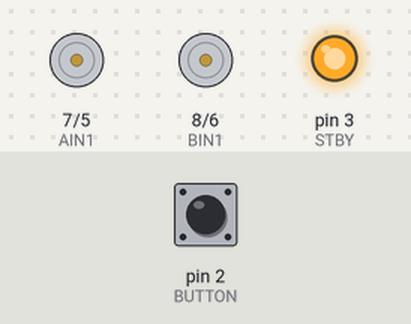
Recording of a sketch running on a simulated Arduino Uno, built with avr-gcc and run on an emulated ATmega328P. On the bench: direction and speed pins drawn as motors (green arrow = direction pin HIGH = forward, orange = LOW = backward, longer = more drive, stopped while the standby pin is LOW), output pins drawn as LEDs (lit = HIGH). The test bench sets the inputs (shaded band); at power-on: pin 2 (BUTTON) HIGH.

Above: at 0.8 s.
0.9 s: pin 2 (BUTTON) pulled LOW for 0.15 s
At 2.4 s:
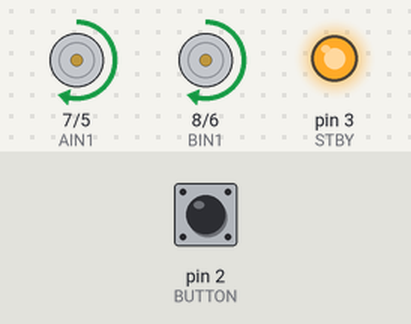
At 8.6 s:
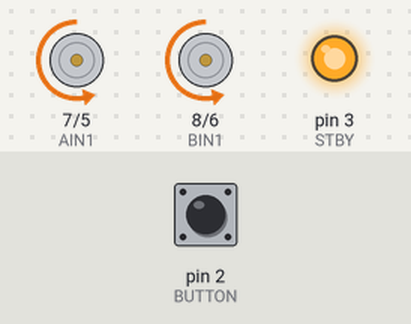
Timing chart, 0 to 13.0 s (numbered marks = the images above; inputs shaded):
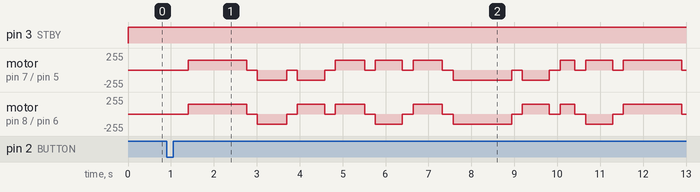

The sketch:

r03_name.ino
```cpp
// R3 part 2: spell a name, one function per letter
// ---- motor pins (ELEGOO Smart Robot Car V4, TB6612 driver) ----
const int STBY = 3;   // standby: HIGH lets the motors run
const int PWMA = 5;   // right motors: speed (0-255)
const int AIN1 = 7;   // right motors: direction (HIGH = forward)
const int PWMB = 6;   // left motors: speed (0-255)
const int BIN1 = 8;   // left motors: direction (HIGH = forward)
const int BUTTON = 2;  // the MODE button on the car
const int SPEED = 150;
const float CM_PER_SEC = 29.3;    // from your calibration in R2 (this is the virtual car)
const float MS_PER_DEGREE = 7.0;  // your 90-degree TURN_MS divided by 90

void setup() {
  pinMode(BUTTON, INPUT_PULLUP);
  pinMode(STBY, OUTPUT);
  pinMode(PWMA, OUTPUT);
  pinMode(AIN1, OUTPUT);
  pinMode(PWMB, OUTPUT);
  pinMode(BIN1, OUTPUT);
  digitalWrite(STBY, HIGH);   // wake up the motor driver
  waitForButton();

  letterH();
  space();
  letterI();
  space();
  letterL();
}

void loop() {
}

// ---- letters: 40 cm tall, 20 cm wide ----
// each one starts at its bottom-left corner facing up
// and ends at its bottom-right corner facing up

void letterL() {
  driveCm(40);     // up the stem...
  driveCm(-40);    // ...and back down it
  turnDeg(90);
  driveCm(20);     // along the bottom
  turnDeg(-90);    // face up again
}

void letterI() {
  driveCm(40);
  driveCm(-40);
}

void letterH() {
  driveCm(40);     // left side, all the way up
  driveCm(-20);    // back down to the middle
  turnDeg(90);
  driveCm(20);     // the bar across
  turnDeg(-90);
  driveCm(20);     // right side: up to the top
  driveCm(-40);    // and all the way down
}

// moves 10 cm along the bottom to the start of the next letter
void space() {
  turnDeg(90);
  driveCm(10);
  turnDeg(-90);
}

// drives a distance in cm (a negative distance drives backward)
void driveCm(float cm) {
  if (cm > 0) {
    forward(SPEED);
  } else {
    backward(SPEED);
  }
  float ms = abs(cm) / CM_PER_SEC * 1000;   // time = distance / speed
  delay(ms);
  stopCar();
  delay(250);   // a short pause so the car settles
}

// turns on the spot: positive = right (clockwise), negative = left
void turnDeg(float degrees) {
  if (degrees > 0) {
    spinRight(SPEED);
  } else {
    spinLeft(SPEED);
  }
  delay(abs(degrees) * MS_PER_DEGREE);
  stopCar();
  delay(250);
}

// waits here until someone presses the MODE button
void waitForButton() {
  while (digitalRead(BUTTON) == HIGH) {   // HIGH = not pressed
    delay(10);
  }
  delay(500);   // half a second to take your hand away
}

// ---- moves ----
void forward(int speed) {
  digitalWrite(AIN1, HIGH);   // right side: forward
  analogWrite(PWMA, speed);
  digitalWrite(BIN1, HIGH);   // left side: forward
  analogWrite(PWMB, speed);
}

void backward(int speed) {
  digitalWrite(AIN1, LOW);    // right side: backward
  analogWrite(PWMA, speed);
  digitalWrite(BIN1, LOW);    // left side: backward
  analogWrite(PWMB, speed);
}

void spinLeft(int speed) {
  digitalWrite(AIN1, HIGH);   // right side forward...
  analogWrite(PWMA, speed);
  digitalWrite(BIN1, LOW);    // ...left side backward
  analogWrite(PWMB, speed);
}

void spinRight(int speed) {
  digitalWrite(AIN1, LOW);    // right side backward...
  analogWrite(PWMA, speed);
  digitalWrite(BIN1, HIGH);   // ...left side forward
  analogWrite(PWMB, speed);
}

void stopCar() {
  analogWrite(PWMA, 0);
  analogWrite(PWMB, 0);
}
```
